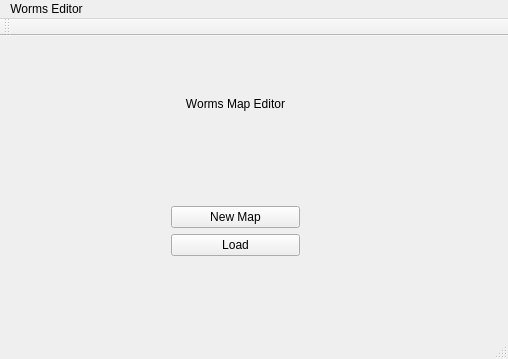
<?xml version="1.0" encoding="UTF-8"?>
<ui version="4.0">
 <class>MainWindow</class>
 <widget class="QMainWindow" name="MainWindow">
  <property name="geometry">
   <rect>
    <x>0</x>
    <y>0</y>
    <width>508</width>
    <height>359</height>
   </rect>
  </property>
  <property name="windowTitle">
   <string>MainWindow</string>
  </property>
  <widget class="QWidget" name="centralWidget">
   <widget class="QWidget" name="verticalLayoutWidget">
    <property name="geometry">
     <rect>
      <x>160</x>
      <y>50</y>
      <width>151</width>
      <height>181</height>
     </rect>
    </property>
    <layout class="QVBoxLayout" name="verticalLayout">
     <item>
      <widget class="QLabel" name="label">
       <property name="text">
        <string>Worms Map Editor</string>
       </property>
       <property name="scaledContents">
        <bool>true</bool>
       </property>
       <property name="alignment">
        <set>Qt::AlignHCenter|Qt::AlignTop</set>
       </property>
      </widget>
     </item>
     <item>
      <widget class="QPushButton" name="pushButton">
       <property name="text">
        <string>New Map</string>
       </property>
      </widget>
     </item>
     <item>
      <widget class="QPushButton" name="load">
       <property name="text">
        <string>Load</string>
       </property>
      </widget>
     </item>
    </layout>
   </widget>
  </widget>
  <widget class="QMenuBar" name="menuBar">
   <property name="geometry">
    <rect>
     <x>0</x>
     <y>0</y>
     <width>508</width>
     <height>22</height>
    </rect>
   </property>
   <widget class="QMenu" name="menuWorms_Editor">
    <property name="title">
     <string>Worms Editor</string>
    </property>
   </widget>
   <addaction name="menuWorms_Editor"/>
  </widget>
  <widget class="QToolBar" name="mainToolBar">
   <attribute name="toolBarArea">
    <enum>TopToolBarArea</enum>
   </attribute>
   <attribute name="toolBarBreak">
    <bool>false</bool>
   </attribute>
  </widget>
  <widget class="QStatusBar" name="statusBar"/>
 </widget>
 <layoutdefault spacing="6" margin="11"/>
 <resources/>
 <connections/>
</ui>
